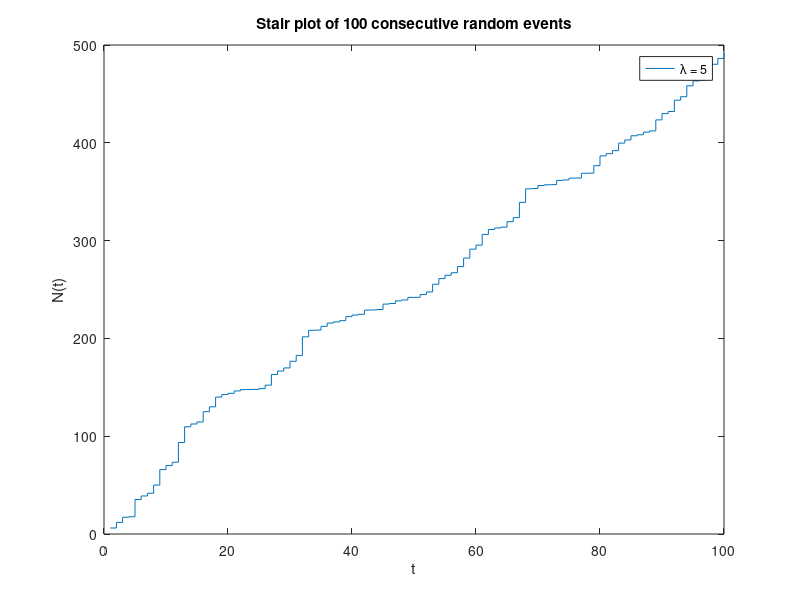

Reproduce this figure in MATLAB. (Note: this script raises an error after producing the figure.)
clc;
clear all;
close all;

%% Poisson Process A

R = exprnd(5,1,100);
X(1) = R(1);
for i = 2:100
    X(i) = X(i-1) + R(i);
end
figure()
stairs(X);
title('Stair plot of 100 consecutive random events');
xlabel('t');
ylabel('N(t)');
legend('\lambda = 5');
set(gcf,'color','w');
temp = getframe(gcf);
imwrite(temp.cdata, [ 'output/meros3_A.png']);

%% Poisson Process B
n = max(size(X));
answer = X(n) / n;


%% Poisson Process C

loops = 100;
mean_49_50 = 0;
mean_50_51 = 0;
for k = 1:loops
   R = exprnd(5,1,100); 
   mean_49_50 = mean_49_50 + abs( R(50)-R(49) );
   mean_50_51 = mean_50_51 + abs( R(51)-R(50) );
end

mean_49_50 = mean_49_50 / loops;
mean_50_51 = mean_50_51 / loops;

